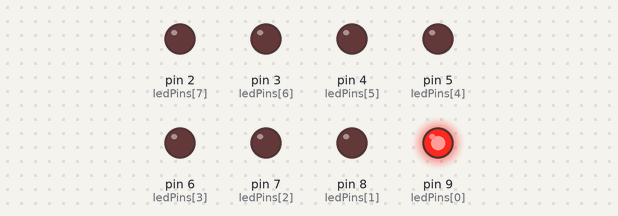
This sketch was run on a simulated Arduino Uno, built with avr-gcc and run on an emulated ATmega328P. Parts: output pins drawn as LEDs (lit = HIGH).

Above: at 0.1 s.
At 0.6 s:
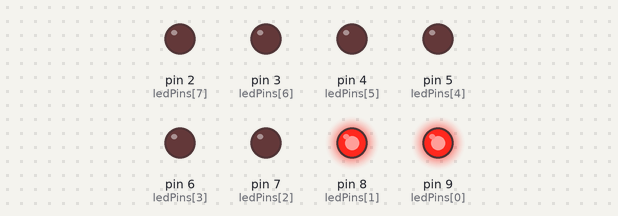
At 1.1 s:
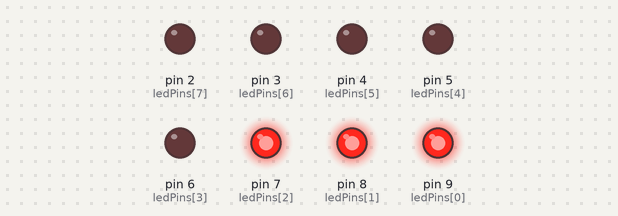
At 2.1 s:
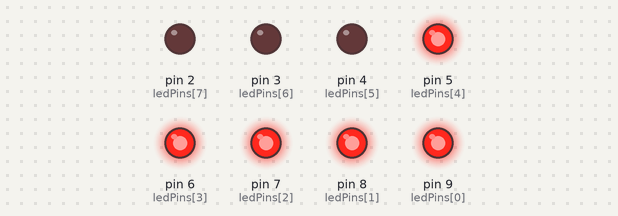
At 3.1 s:
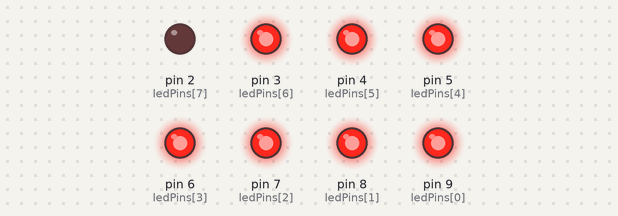
At 4.1 s:
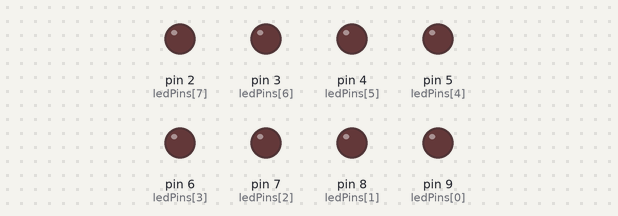
Timing chart, 0 to 5.6 s (numbered marks = the images above):
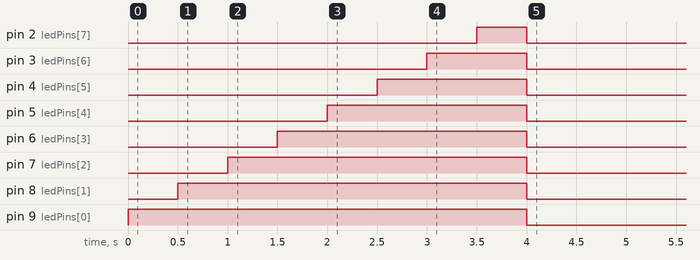

Measured:
- by itself, pin 2 (ledPins[7]): LOW → HIGH at 3.5 s, → LOW 0.50 s later
- by itself, pin 3 (ledPins[6]): LOW → HIGH at 3.0 s, → LOW 1.0 s later
- by itself, pin 4 (ledPins[5]): LOW → HIGH at 2.5 s, → LOW 1.5 s later
- by itself, pin 5 (ledPins[4]): LOW → HIGH at 2.0 s, → LOW 2.0 s later
- by itself, pin 6 (ledPins[3]): LOW → HIGH at 1.5 s, → LOW 2.5 s later
- by itself, pin 7 (ledPins[2]): LOW → HIGH at 1.0 s, → LOW 3.0 s later
- by itself, pin 8 (ledPins[1]): LOW → HIGH at 0.50 s, → LOW 3.5 s later
- by itself, pin 9 (ledPins[0]): LOW → HIGH at 0.00 s, → LOW 4.0 s later

The sketch:

2.ino
```cpp
#include <Arduino.h>

const int ledPins[] = {9, 8, 7, 6, 5, 4, 3, 2};
bool sequencePlayed = false;

void setup() {
	pinMode(ledPins[0], OUTPUT);
	pinMode(ledPins[1], OUTPUT);
	pinMode(ledPins[2], OUTPUT);
	pinMode(ledPins[3], OUTPUT);
	pinMode(ledPins[4], OUTPUT);
	pinMode(ledPins[5], OUTPUT);
	pinMode(ledPins[6], OUTPUT);
	pinMode(ledPins[7], OUTPUT);
}

void loop() {
	if (sequencePlayed) {
		return;
	}

	for (int i = 0; i < 8; i++) {
		digitalWrite(ledPins[i], HIGH);
		delay(500);
	}

	for (int i = 0; i < 8; i++) {
		digitalWrite(ledPins[i], LOW);
	}

	sequencePlayed = true;
}
```
